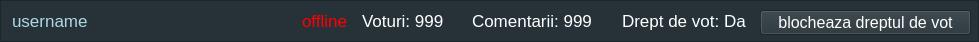
<?xml version="1.0" encoding="UTF-8"?>
<ui version="4.0">
 <class>UserInfoWidget</class>
 <widget class="QWidget" name="UserInfoWidget">
  <property name="geometry">
   <rect>
    <x>0</x>
    <y>0</y>
    <width>979</width>
    <height>42</height>
   </rect>
  </property>
  <property name="minimumSize">
   <size>
    <width>979</width>
    <height>42</height>
   </size>
  </property>
  <property name="windowTitle">
   <string>Form</string>
  </property>
  <property name="styleSheet">
   <string notr="true">background-color:#263238;
color:white;</string>
  </property>
  <widget class="QFrame" name="frame">
   <property name="geometry">
    <rect>
     <x>0</x>
     <y>0</y>
     <width>979</width>
     <height>42</height>
    </rect>
   </property>
   <property name="minimumSize">
    <size>
     <width>979</width>
     <height>42</height>
    </size>
   </property>
   <property name="frameShape">
    <enum>QFrame::StyledPanel</enum>
   </property>
   <property name="frameShadow">
    <enum>QFrame::Raised</enum>
   </property>
   <widget class="QLineEdit" name="userName">
    <property name="geometry">
     <rect>
      <x>10</x>
      <y>10</y>
      <width>291</width>
      <height>21</height>
     </rect>
    </property>
    <property name="font">
     <font>
      <pointsize>13</pointsize>
      <weight>50</weight>
      <bold>false</bold>
     </font>
    </property>
    <property name="styleSheet">
     <string notr="true">border:none;border-radius:5px;color:lightblue;</string>
    </property>
    <property name="text">
     <string>username</string>
    </property>
    <property name="maxLength">
     <number>20</number>
    </property>
    <property name="readOnly">
     <bool>true</bool>
    </property>
   </widget>
   <widget class="QLineEdit" name="votesCount">
    <property name="geometry">
     <rect>
      <x>360</x>
      <y>10</y>
      <width>101</width>
      <height>21</height>
     </rect>
    </property>
    <property name="font">
     <font>
      <pointsize>13</pointsize>
      <weight>50</weight>
      <bold>false</bold>
     </font>
    </property>
    <property name="styleSheet">
     <string notr="true">border:none;border-radius:5px;</string>
    </property>
    <property name="text">
     <string>Voturi: 999</string>
    </property>
    <property name="maxLength">
     <number>20</number>
    </property>
    <property name="readOnly">
     <bool>true</bool>
    </property>
   </widget>
   <widget class="QLineEdit" name="commsCount">
    <property name="geometry">
     <rect>
      <x>470</x>
      <y>10</y>
      <width>141</width>
      <height>21</height>
     </rect>
    </property>
    <property name="font">
     <font>
      <pointsize>13</pointsize>
      <weight>50</weight>
      <bold>false</bold>
     </font>
    </property>
    <property name="styleSheet">
     <string notr="true">border:none;border-radius:5px;</string>
    </property>
    <property name="text">
     <string>Comentarii: 999</string>
    </property>
    <property name="maxLength">
     <number>20</number>
    </property>
    <property name="readOnly">
     <bool>true</bool>
    </property>
   </widget>
   <widget class="QPushButton" name="changeRight">
    <property name="geometry">
     <rect>
      <x>760</x>
      <y>10</y>
      <width>211</width>
      <height>25</height>
     </rect>
    </property>
    <property name="font">
     <font>
      <pointsize>12</pointsize>
     </font>
    </property>
    <property name="cursor">
     <cursorShape>PointingHandCursor</cursorShape>
    </property>
    <property name="styleSheet">
     <string notr="true">QPushButton:disabled {
    color: black;
}

QPushButton:hover{
    background-color: rgb(46, 52, 54);
}</string>
    </property>
    <property name="text">
     <string>blocheaza dreptul de vot</string>
    </property>
   </widget>
   <widget class="QLineEdit" name="voteRight">
    <property name="geometry">
     <rect>
      <x>620</x>
      <y>10</y>
      <width>141</width>
      <height>21</height>
     </rect>
    </property>
    <property name="font">
     <font>
      <pointsize>13</pointsize>
      <weight>50</weight>
      <bold>false</bold>
     </font>
    </property>
    <property name="styleSheet">
     <string notr="true">border:none;border-radius:5px;</string>
    </property>
    <property name="text">
     <string>Drept de vot: Da</string>
    </property>
    <property name="maxLength">
     <number>20</number>
    </property>
    <property name="frame">
     <bool>true</bool>
    </property>
    <property name="readOnly">
     <bool>true</bool>
    </property>
   </widget>
   <widget class="QLineEdit" name="onlineStatus">
    <property name="geometry">
     <rect>
      <x>300</x>
      <y>10</y>
      <width>61</width>
      <height>21</height>
     </rect>
    </property>
    <property name="font">
     <font>
      <pointsize>13</pointsize>
      <weight>50</weight>
      <bold>false</bold>
     </font>
    </property>
    <property name="styleSheet">
     <string notr="true">border:none;border-radius:5px;color:red;</string>
    </property>
    <property name="text">
     <string>offline</string>
    </property>
    <property name="maxLength">
     <number>20</number>
    </property>
    <property name="readOnly">
     <bool>true</bool>
    </property>
   </widget>
  </widget>
 </widget>
 <resources/>
 <connections/>
</ui>
